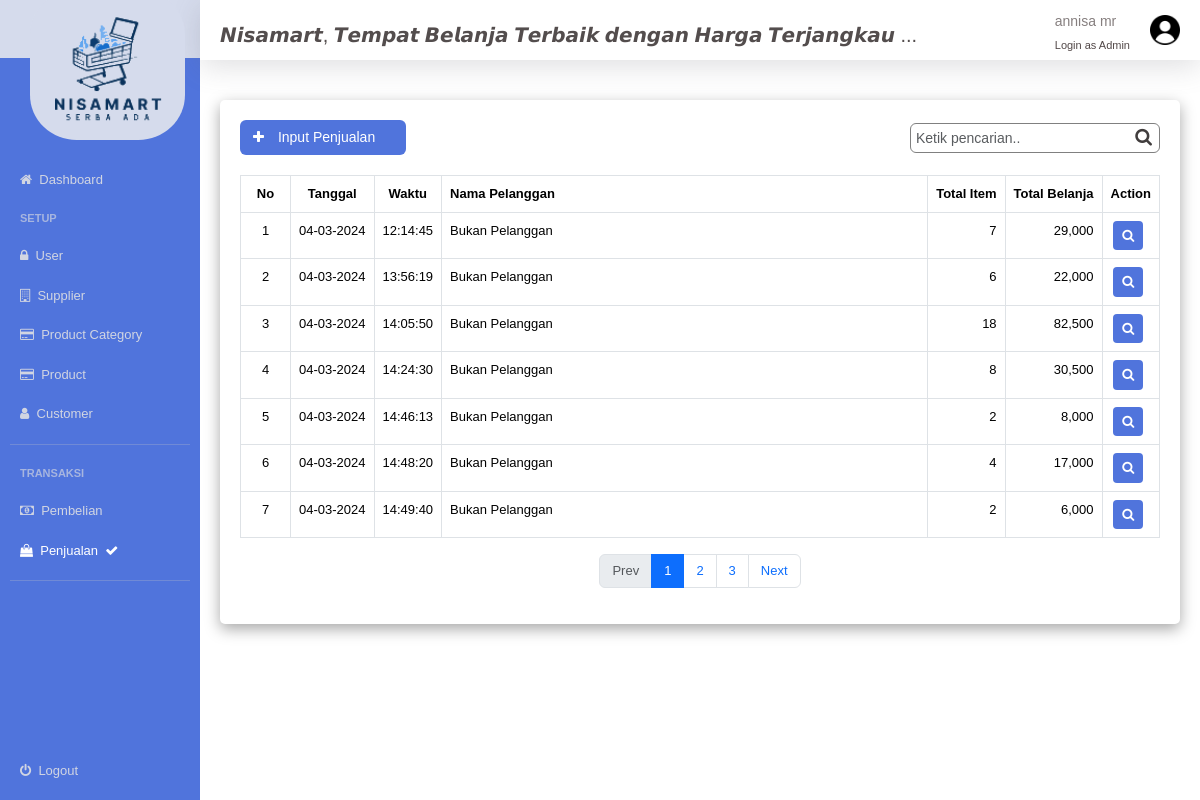
The page /adm_sale.php (signed in) on the database its author committed.
### tables this page shows
CREATE TABLE `penjualan` (
  `penjualan_id` int(11) NOT NULL,
  `toko_id` int(11) NOT NULL,
  `user_id` int(11) NOT NULL,
  `tanggal_penjualan` date NOT NULL,
  `pelanggan_id` int(11) NOT NULL,
  `total` int(11) NOT NULL,
  `bayar` int(11) NOT NULL,
  `sisa` int(11) NOT NULL,
  `keterangan` varchar(100) NOT NULL,
  `created_at` timestamp NOT NULL DEFAULT current_timestamp() ON UPDATE current_timestamp()
);

### adm_sale.php (the view, shortened to what this page needs)
<?php
include 'config/dbconnection.php';
$limit = isset($_SESSION['records-limit']) ? $_SESSION['records-limit'] : 7;
$page = (isset($_GET['page']) && is_numeric($_GET['page'])) ? $_GET['page'] : 1;
$paginationStart = ($page - 1) * $limit;
$stmt = $conn->prepare("SELECT ROW_NUMBER() OVER(ORDER BY a.penjualan_id asc) AS no, a.penjualan_id,
DATE_FORMAT(a.tanggal_penjualan, '%d-%m-%Y') tanggal,TIME_FORMAT(a.created_at, '%H:%i:%s') waktu,
case when a.pelanggan_id  = 0 then 'Bukan Pelanggan' else (select nama_pelanggan from pelanggan where pelanggan_id = a.pelanggan_id) end nama_pelanggan,
(select sum(qty) from penjualan_detail where penjualan_id = a.penjualan_id) total_item,
total total_harga
FROM penjualan a LIMIT $paginationStart, $limit");
$stmt->execute();
$data = $stmt->fetchAll();
$stmt = $conn->prepare("SELECT count(penjualan_id) AS id FROM penjualan");
$stmt->execute();
$countdata = $stmt->fetchAll();
$allRecrods = $countdata[0]['id'];
$totoalPages = ceil($allRecrods / $limit);
$prev = $page - 1;
$next = $page + 1;
$pnama_petugas = $_SESSION['pnama_petugas'];
$plevel = $_SESSION['plevel'];
?>
<!DOCTYPE html>
<html lang="en">
<head>
    <link rel="stylesheet" href="css/layout.css">
    <link rel="stylesheet" href="css/menu.css">
    <link rel="stylesheet" href="css/forms.css">
    <link rel="stylesheet" href="font-awesome/css/font-awesome.min.css">
    <link href="https://cdn.jsdelivr.net/npm/bootstrap@5.3.2/dist/css/bootstrap.min.css" rel="stylesheet">
</head>
<body>
    <div class="layout_container">
        <div class="layout_menu">
            <div class="menu">
                <div class="menu_header">
                    <div class="menu_header_logo">
                        <img src="images/logo.png" alt="" style="background-color:rgb(213, 219, 236);height:150px; top:-60px;left:30px;position:absolute;border-radius:30%;">
                    </div>
                </div>
                <div class="menu_detail">
                    <div class="menu_detail_data">
                        <a href="adm_dashboard.php">
                            <div class="menu_detail_icon">
                                <i class="fa fa-home"></i> &nbsp; Dashboard
                            </div>
                        </a>
                    </div>
                    <div class="menu_detail_title">
                        SETUP
                    </div>
                    <div class="menu_detail_data">
                        <a href="adm_users.php">
                            <div class="menu_detail_icon">
                                <i class="fa fa-lock"></i> &nbsp; User
                            </div>
                        </a>
                    </div>
                    <div class="menu_detail_data">
                        <a href="adm_suppliers.php">
                            <div class="menu_detail_icon">
                                <i class="fa fa-building-o"></i> &nbsp; Supplier
                            </div>
                        </a>
                    </div>
                    <div class="menu_detail_data">
                        <a href="adm_product_categories.php">
                            <div class="menu_detail_icon">
                                <i class="fa fa-credit-card"></i> &nbsp; Product Category
                            </div>
                        </a>
                    </div>
                    <div class="menu_detail_data">
                        <a href="adm_products.php">
                            <div class="menu_detail_icon">
                                <i class="fa fa-credit-card"></i> &nbsp; Product
                            </div>
                        </a>
                    </div>
                    <div class="menu_detail_data">
                        <a href="adm_customers.php">
                            <div class="menu_detail_icon">
                                <i class="fa fa-user"></i> &nbsp; Customer
                            </div>
                        </a>
                    </div>
                </div>
                <div class="menu_divider">
                    <div class="menu_divider_style"></div>
                </div>
               <div class="menu_detail">
                    <div class="menu_detail_title">
                        TRANSAKSI
                    </div>
                    <div class="menu_detail_data">
                        <a href="adm_buy_add.php">
                            <div class="menu_detail_icon">
                                <i class="fa fa-money"></i> &nbsp; Pembelian
                            </div>
                        </a>
                    </div>
                    <div class="menu_detail_data">
                        <a href="adm_sale_add.php">
                            <div class="menu_detail_icon menu_detail_data_active">
                                <i class="fa fa-shopping-bag"></i> &nbsp; Penjualan &nbsp; <i class="fa fa-check"></i>
                            </div>
                        </a>
                    </div>
                </div>
                <div class="menu_divider">
                    <div class="menu_divider_style"></div>
                </div>
                <div class="menu_footer">
                    <div class="menu_detail_data">
                        <a href="logout.php">
                            <div class="menu_detail_icon">
                                <i class="fa fa-power-off"></i> &nbsp; Logout
                            </div>
                        </a>
                    </div>
                </div>
            </div>
        </div>
        <div class="layout_form">
            <div class="forms">
                <div class="forms_header">
                    <div class="forms_header_title" style="position:relative;">
                        <div style=" display:flex;top:-10px;position:absolute;left:20px;width:100%;">
                            𝙉𝙞𝙨𝙖𝙢𝙖𝙧𝙩, 𝙏𝙚𝙢𝙥𝙖𝙩 𝘽𝙚𝙡𝙖𝙣𝙟𝙖 𝙏𝙚𝙧𝙗𝙖𝙞𝙠 𝙙𝙚𝙣𝙜𝙖𝙣 𝙃𝙖𝙧𝙜𝙖 𝙏𝙚𝙧𝙟𝙖𝙣𝙜𝙠𝙖𝙪 ...
                        </div>
                    </div>
                    <div class="forms_header_login">
                        <div class="forms_header_login_user">
                            <div class="forms_header_login_username">
                                <?php echo $pnama_petugas; ?>
                            </div>
                            <div class="forms_header_login_useraccess">
                                Login as <?php echo ucfirst($plevel); ?>
                            </div>
                        </div>
                        <div class="forms_header_login_userpic">
                            <img src="images/user.png" alt="" style="height: 30px;">
                        </div>
                    </div>
                </div>
                <div class="forms_content">
                    <div class="forms_content_title">
                    </div>
                    <div class="forms_content_box">
                        <div class="forms_content_box_toolbar">
                            <div class="forms_content_box_toolbar_item">
                                <form action="" method="POST">
                                    <button name="iBtnTambah" type="submit" class="btn btn-default btn-md" style="padding-right:30px;background-color:#5074dc;color:white;font-size:14px;">
                                        <span class="fa fa-plus" style="padding-right:10px;"></span> Input Penjualan
                                    </button>
                                </form>
                            </div>
                            <div class="forms_content_box_toolbar_search">
                                <div style="margin-left:10px;">
                                    <input type="text" class="form-control" placeholder="Ketik pencarian.." id="cUser" style="width:250px;height:30px;border-style:solid;border-width:0.5px; border-color:#808080;padding-left:5px;font-size:14px;">
                                    <i class="fa fa-search" style="position:absolute;right:8px;top:5px;font-size:18px;"></i>
                                </div>
                            </div>
                        </div>
                        <div class="forms_content_box_tables">
                            <div style="display: block;overflow-x:auto; white-space: nowrap;width:100%;">
                                <table id="tables" class="table table-bordered table-hover">
                                    <thead>
                                        <tr>
                                            <th style="text-align:center;width:50px;">No</th>
                                            <th style="width:50px;text-align:center;">Tanggal</th>
                                            <th style="width:50px;text-align:center;">Waktu</th>
                                            <th>Nama Pelanggan</th>
                                            <th style="width:50px;text-align:center;">Total Item</th>
                                            <th style="width:50px;text-align:center;">Total Belanja</th>
                                            <th style="width:50px;text-align:center;">Action</th>
                                        </tr>
                                    </thead>
                                    <tbody id="tableCariUser">
                                        <?php
                                        foreach ($data as $row) {
                                            $no = $row['no'];
                                            $tanggal = $row['tanggal'];
                                            $waktu = $row['waktu'];
                                            $nama_pelanggan = $row['nama_pelanggan'];
                                            $total_item = number_format($row['total_item']);
                                            $total_harga = number_format($row['total_harga']);
                                        ?>
                                            <tr>
                                                <td style="text-align:center"><?php echo $no; ?></td>
                                                <td style="text-align: center;"><?php echo $tanggal; ?></td>
                                                <td style="text-align: center;"><?php echo $waktu; ?></td>
                                                <td><?php echo $nama_pelanggan; ?></td>
                                                <td style="text-align: right;"><?php echo $total_item; ?></td>
                                                <td style="text-align: right;"><?php echo $total_harga; ?></td>
                                                <td style="text-align: center;">
                                                            <form action="" method="POST">
                                                            <button type="submit" class="btn btn-default btn-sm" name="BtnDetail" style="background-color:#5074dc;color:white;font-size:13px;margin-right:5px;">
                                                                <span class="fa fa-search "></span>
                                                            </button>
                                                            </form>
                                                </td>
                                            </tr>
                                        <?php } ?>
                                    </tbody>
                                </table>
                                <nav aria-label="Page navigation example mt-5">
                                    <ul class="pagination justify-content-center">
                                        <li class="page-item <?php if ($page <= 1) {
                                                                    echo 'disabled';
                                                                } ?>">
                                            <a class="page-link" style="font-size:13px;" href="<?php if ($page <= 1) {
                                                                                                    echo '#';
                                                                                                } else {
                                                                                                    echo "?page=" . $prev;
                                                                                                } ?>">Prev</a>
                                        </li>
                                        <?php for ($i = 1; $i <= $totoalPages; $i++) : ?>
                                            <li class="page-item <?php if ($page == $i) {
                                                                        echo 'active';
                                                                    } ?>">
                                                <a class="page-link" style="font-size:13px;" href="adm_sale.php?page=<?= $i; ?>"> <?= $i; ?> </a>
                                            </li>
                                        <?php endfor; ?>
                                        <li class="page-item <?php if ($page >= $totoalPages) {
                                                                    echo 'disabled';
                                                                } ?>">
                                            <a class="page-link" style="font-size:13px;" href="<?php if ($page >= $totoalPages) {
                                                                                                    echo '#';
                                                                                                } else {
                                                                                                    echo "?page=" . $next;
                                                                                                } ?>">Next</a>
                                        </li>
                                    </ul>
                                </nav>
                            </div>
                        </div>
                    </div>
                </div>
            </div>
        </div>
    </div>
</body>
</html>

### rows shown on the page
penjualan: no "1", tanggal "04-03-2024", waktu "12:14:45", nama_pelanggan "Bukan Pelanggan", total_item "7", total "29,000"
penjualan: no "2", tanggal "04-03-2024", waktu "13:56:19", nama_pelanggan "Bukan Pelanggan", total_item "6", total "22,000"
penjualan: no "3", tanggal "04-03-2024", waktu "14:05:50", nama_pelanggan "Bukan Pelanggan", total_item "18", total "82,500"
penjualan: no "4", tanggal "04-03-2024", waktu "14:24:30", nama_pelanggan "Bukan Pelanggan", total_item "8", total "30,500"
penjualan: no "5", tanggal "04-03-2024", waktu "14:46:13", nama_pelanggan "Bukan Pelanggan", total_item "2", total "8,000"
penjualan: no "6", tanggal "04-03-2024", waktu "14:48:20", nama_pelanggan "Bukan Pelanggan", total_item "4", total "17,000"
penjualan: no "7", tanggal "04-03-2024", waktu "14:49:40", nama_pelanggan "Bukan Pelanggan", total_item "2", total "6,000"

### other values the page prints
$pnama_petugas "annisa mr"
$plevel "Admin"
